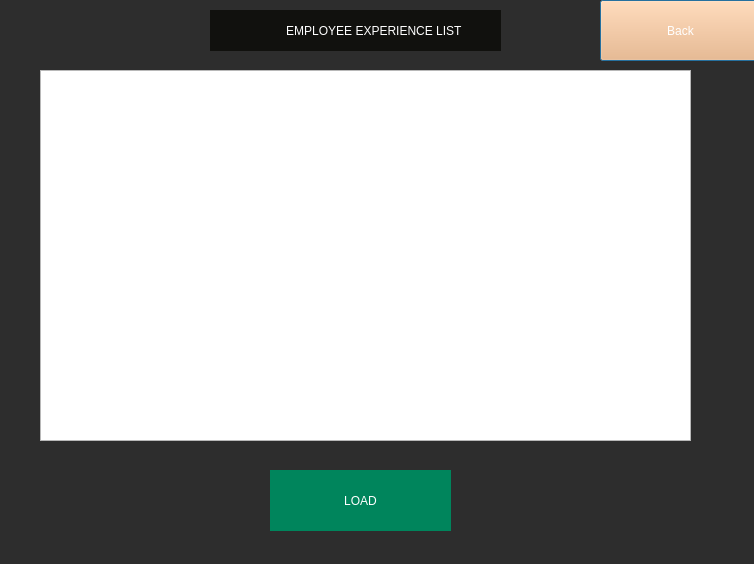
<?xml version="1.0" encoding="UTF-8"?>
<ui version="4.0">
 <class>ShowExp</class>
 <widget class="QDialog" name="ShowExp">
  <property name="geometry">
   <rect>
    <x>0</x>
    <y>0</y>
    <width>754</width>
    <height>564</height>
   </rect>
  </property>
  <property name="minimumSize">
   <size>
    <width>720</width>
    <height>480</height>
   </size>
  </property>
  <property name="windowTitle">
   <string>Dialog</string>
  </property>
  <property name="styleSheet">
   <string notr="true">#ShowExp
{
	background:#2D2D2D;
}

</string>
  </property>
  <widget class="QLabel" name="label">
   <property name="geometry">
    <rect>
     <x>210</x>
     <y>10</y>
     <width>291</width>
     <height>41</height>
    </rect>
   </property>
   <property name="styleSheet">
    <string notr="true">#label
{
	color:white;
	background:#11110E;
padding-left:10px;
}</string>
   </property>
   <property name="text">
    <string>                   EMPLOYEE EXPERIENCE LIST</string>
   </property>
  </widget>
  <widget class="QTableView" name="ShtableView">
   <property name="geometry">
    <rect>
     <x>40</x>
     <y>70</y>
     <width>651</width>
     <height>371</height>
    </rect>
   </property>
  </widget>
  <widget class="QPushButton" name="GBack">
   <property name="geometry">
    <rect>
     <x>600</x>
     <y>0</y>
     <width>161</width>
     <height>61</height>
    </rect>
   </property>
   <property name="styleSheet">
    <string notr="true">color:white;
background-color: rgb(255, 176, 107);</string>
   </property>
   <property name="text">
    <string>Back</string>
   </property>
  </widget>
  <widget class="QPushButton" name="SBack">
   <property name="geometry">
    <rect>
     <x>270</x>
     <y>470</y>
     <width>181</width>
     <height>61</height>
    </rect>
   </property>
   <property name="styleSheet">
    <string notr="true">#SBack
{
	background:#00855C;
	border:none;
	color:white;
}

#SBack:hover
{
	background:#2D2D2D;
	border:2px solid #00855C;
	color:#00855C;
}</string>
   </property>
   <property name="text">
    <string>LOAD</string>
   </property>
  </widget>
 </widget>
 <resources/>
 <connections/>
</ui>
